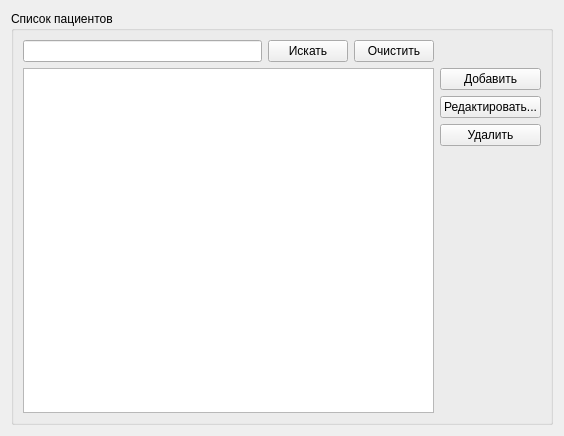
<?xml version="1.0" encoding="UTF-8"?>
<ui version="4.0">
 <class>PatientsWidget</class>
 <widget class="QWidget" name="PatientsWidget">
  <property name="geometry">
   <rect>
    <x>0</x>
    <y>0</y>
    <width>564</width>
    <height>436</height>
   </rect>
  </property>
  <property name="windowTitle">
   <string>Form</string>
  </property>
  <layout class="QVBoxLayout" name="verticalLayout_2">
   <item>
    <widget class="QGroupBox" name="groupBox">
     <property name="title">
      <string>Список пациентов</string>
     </property>
     <layout class="QGridLayout" name="gridLayout">
      <item row="0" column="0">
       <layout class="QHBoxLayout" name="horizontalLayout">
        <item>
         <widget class="QLineEdit" name="m_searchline"/>
        </item>
        <item>
         <widget class="QPushButton" name="m_find">
          <property name="text">
           <string>Искать</string>
          </property>
         </widget>
        </item>
        <item>
         <widget class="QPushButton" name="m_clear">
          <property name="text">
           <string>Очистить</string>
          </property>
         </widget>
        </item>
       </layout>
      </item>
      <item row="1" column="1">
       <layout class="QVBoxLayout" name="verticalLayout">
        <item>
         <widget class="QPushButton" name="m_addPatient">
          <property name="text">
           <string>Добавить</string>
          </property>
         </widget>
        </item>
        <item>
         <widget class="QPushButton" name="m_editPatient">
          <property name="text">
           <string>Редактировать...</string>
          </property>
         </widget>
        </item>
        <item>
         <widget class="QPushButton" name="m_deletePatient">
          <property name="text">
           <string>Удалить</string>
          </property>
         </widget>
        </item>
        <item>
         <spacer name="verticalSpacer">
          <property name="orientation">
           <enum>Qt::Vertical</enum>
          </property>
          <property name="sizeHint" stdset="0">
           <size>
            <width>20</width>
            <height>40</height>
           </size>
          </property>
         </spacer>
        </item>
       </layout>
      </item>
      <item row="1" column="0">
       <widget class="QTableView" name="m_view">
        <property name="selectionBehavior">
         <enum>QAbstractItemView::SelectRows</enum>
        </property>
        <attribute name="horizontalHeaderHighlightSections">
         <bool>false</bool>
        </attribute>
        <attribute name="verticalHeaderVisible">
         <bool>false</bool>
        </attribute>
        <attribute name="verticalHeaderHighlightSections">
         <bool>false</bool>
        </attribute>
       </widget>
      </item>
     </layout>
    </widget>
   </item>
  </layout>
 </widget>
 <resources/>
 <connections/>
</ui>
